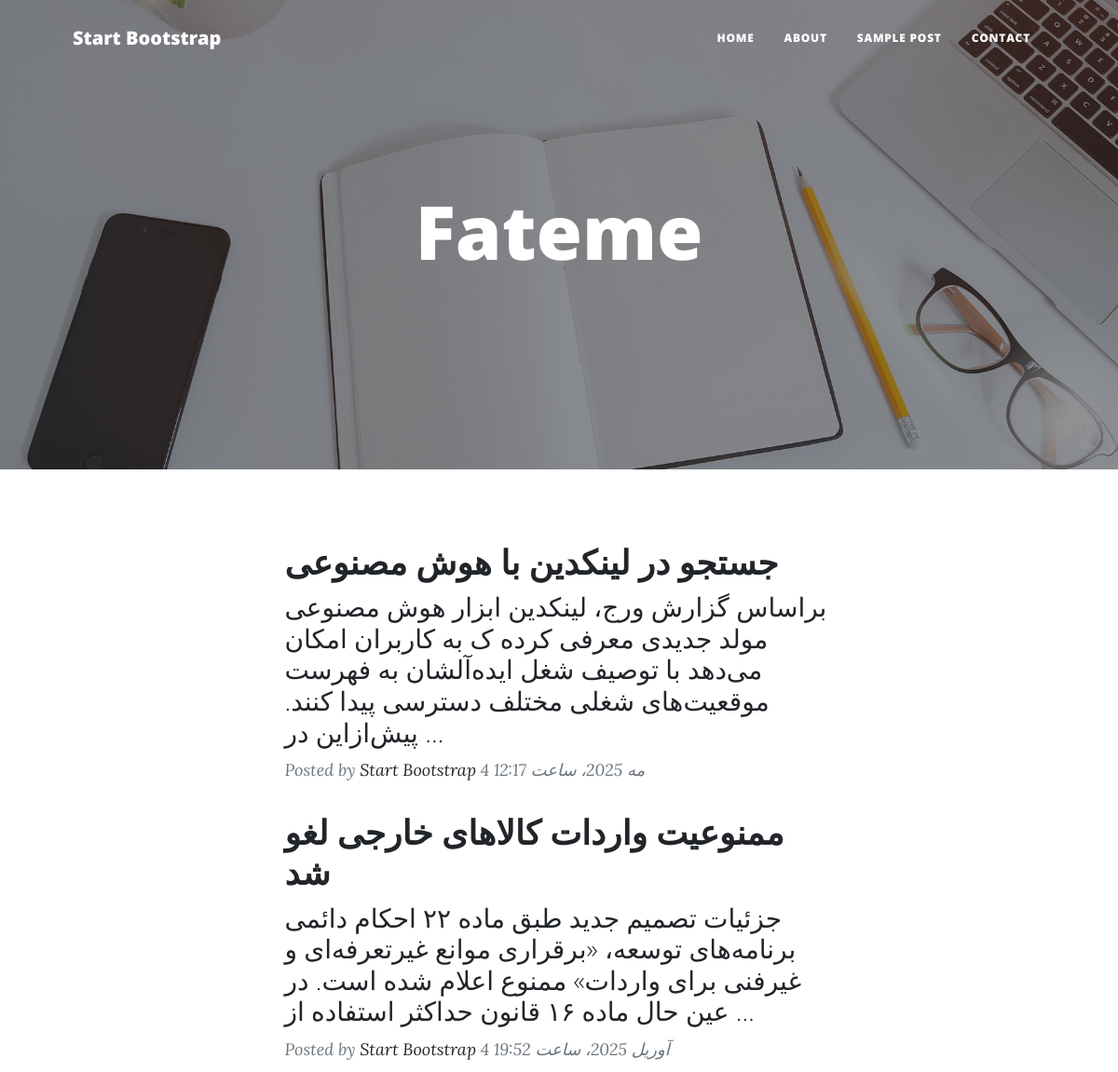
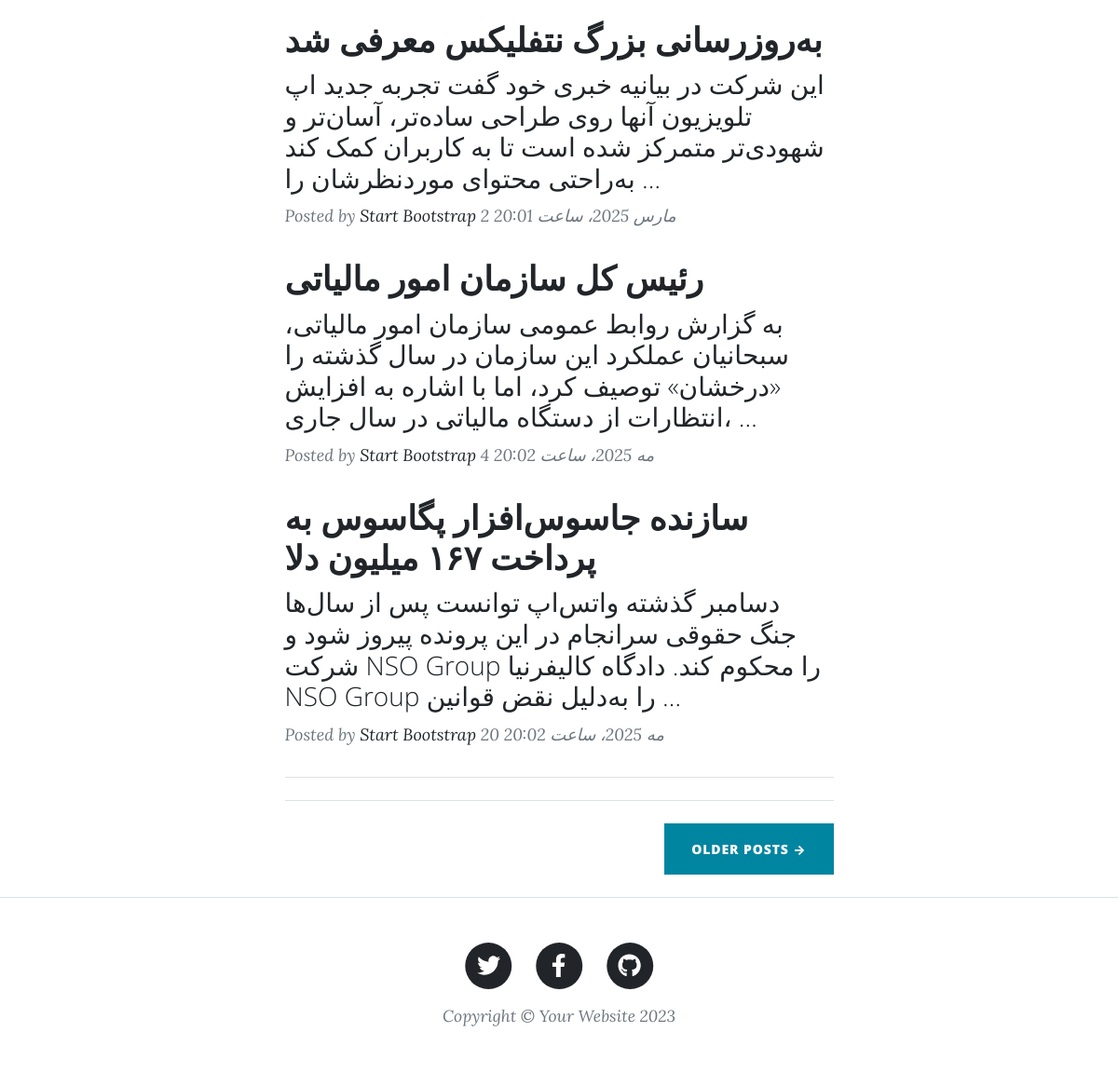
The page / on the database its author committed (2 pictures, top to bottom).
### blog/models.py (models this page shows, shortened)
class article(models.Model):
    STATUS_CHOICES = (
        ('D', 'Draft'),
        ('P', 'Published')
    )
    title = models.CharField(max_length=50)
    slug = models.SlugField(max_length=100, unique=True) #اون بخشی از url که تغییر میکنه رو میگیم اسلاگ
    description = models.TextField()
    thumbnail = models.ImageField(upload_to='images')
    publish = models.DateTimeField(default=timezone.now)
    created = models.DateTimeField(auto_now_add=True)
    upldated = models.DateTimeField(auto_now=True)
    status = models.CharField(max_length=1, choices=STATUS_CHOICES)

### blog/views.py (the view)
# urls.py: path('', home, name='home'),
def home(request):
    articles = article.objects.all()
    return render(request, "blog/home.html", {"articles": articles})

### blog/templates/blog/home.html
{% extends 'blog/base.html' %}
{% load static %}
{% block main %}
<header class="masthead" style="background-image: url({% static 'assets/img/home-bg.jpg' %})">
    <div class="container position-relative px-4 px-lg-5">
        <div class="row gx-4 gx-lg-5 justify-content-center">
            <div class="col-md-10 col-lg-8 col-xl-7">
                <div class="site-heading">
                    <h1>Fateme</h1>
                </div>
            </div>
        </div>
    </div>
</header>
        <div class="container px-4 px-lg-5">
            <div class="row gx-4 gx-lg-5 justify-content-center">
                <div class="col-md-10 col-lg-8 col-xl-7">
                    {% for article in articles %}
                    <div class="post-preview">
                        <a href="{% url 'blog:post' article.slug %}">
                            <h2 class="post-title">{{article.title}}</h2>
                            <h3 class="post-subtitle">{{article.description|truncatewords:30}}</h3>
                        </a>
                        <p class="post-meta">
                            Posted by
                            <a href="#!">Start Bootstrap</a>
                            {{article.publish}}
                        </p>
                    </div>
                    {% endfor %}
                    <hr class="my-4" />
                    <hr class="my-4" />
                    <div class="d-flex justify-content-end mb-4"><a class="btn btn-primary text-uppercase" href="#!">Older Posts →</a></div>
                </div>
            </div>
        </div>
{% endblock %}

### rows shown on the page
article: title "جستجو در لینکدین با هوش مصنوعی", description "براساس گزارش ورج، لینکدین ابزار هوش مصنوعی مولد جدیدی معرفی کرده ک به کاربران امکان می‌دهد با توصیف شغل ایده‌آلشان به فهرست موقعیت‌های شغلی مختلف دسترسی پیدا کنند. پیش‌ازاین در …", publish "4 مه 2025، ساعت 12:17"
article: title "ممنوعیت واردات کالاهای خارجی لغو شد", description "جزئیات تصمیم جدید طبق ماده ۲۲ احکام دائمی برنامه‌های توسعه، «برقراری موانع غیرتعرفه‌ای و غیرفنی برای واردات» ممنوع اعلام شده است. در عین حال ماده ۱۶ قانون حداکثر استفاده از …", publish "4 آوریل 2025، ساعت 19:52"
article: title "به‌روزرسانی بزرگ نتفلیکس معرفی شد", description "این شرکت در بیانیه خبری خود گفت تجربه جدید اپ تلویزیون آنها روی طراحی ساده‌تر، آسان‌تر و شهودی‌تر متمرکز شده است تا به کاربران کمک کند به‌راحتی محتوای موردنظرشان را …", publish "2 مارس 2025، ساعت 20:01"
article: title "رئیس کل سازمان امور مالیاتی", description "به گزارش روابط عمومی سازمان امور مالیاتی، سبحانیان عملکرد این سازمان در سال گذشته را «درخشان» توصیف کرد، اما با اشاره به افزایش انتظارات از دستگاه مالیاتی در سال جاری، …", publish "4 مه 2025، ساعت 20:02"
article: title "سازنده جاسوس‌افزار پگاسوس به پرداخت ۱۶۷ میلیون دلا", description "دسامبر گذشته واتس‌اپ توانست پس از سال‌ها جنگ حقوقی سرانجام در این پرونده پیروز شود و شرکت NSO Group را محکوم کند. دادگاه کالیفرنیا NSO Group را به‌دلیل نقض قوانین …", publish "20 مه 2025، ساعت 20:02"
